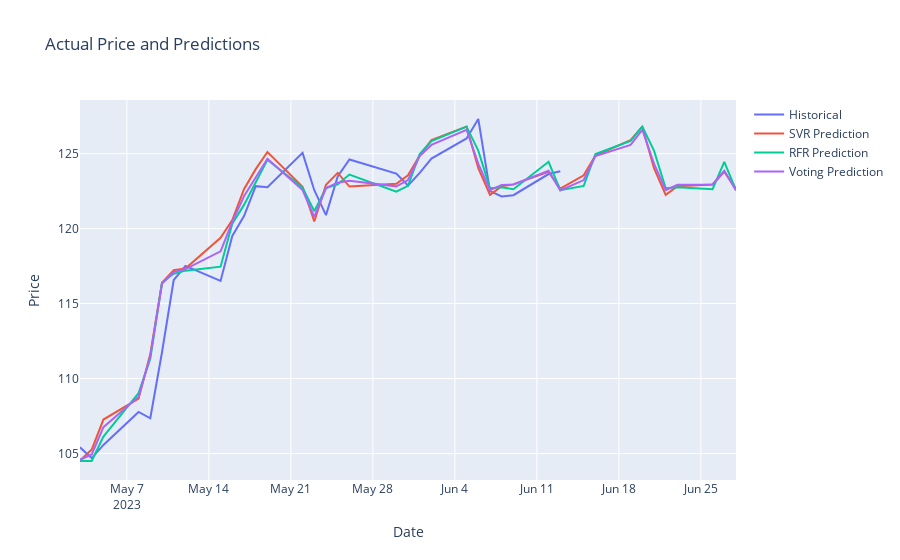

The notebook cell this image was saved under:
### Code cell
import plotly.graph_objects as go

# Create traces
trace_actual = go.Scatter(
    x=df_combined2.index,
    y=df_combined2['Close'],
    mode='lines',
    name='Historical'
)

trace_svr = go.Scatter(
    x=df_combined2.index,
    y=df_combined2['SVR Prediction'],
    mode='lines',
    name='SVR Prediction'
)

trace_rfr = go.Scatter(
    x=df_combined2.index,
    y=df_combined2['RFR Prediction'],
    mode='lines',
    name='RFR Prediction'
)

trace_voting = go.Scatter(
    x=df_combined2.index,
    y=df_combined2['Voting Prediction'],
    mode='lines',
    name='Voting Prediction'
)

data = [trace_actual, trace_svr, trace_rfr, trace_voting]

# Create layout
layout = go.Layout(
    title='Actual Price and Predictions',
    xaxis=dict(title='Date'),
    yaxis=dict(title='Price'),
    showlegend=True
)

# Create figure
fig = go.Figure(data=data, layout=layout)

# Show the figure
fig.show()
